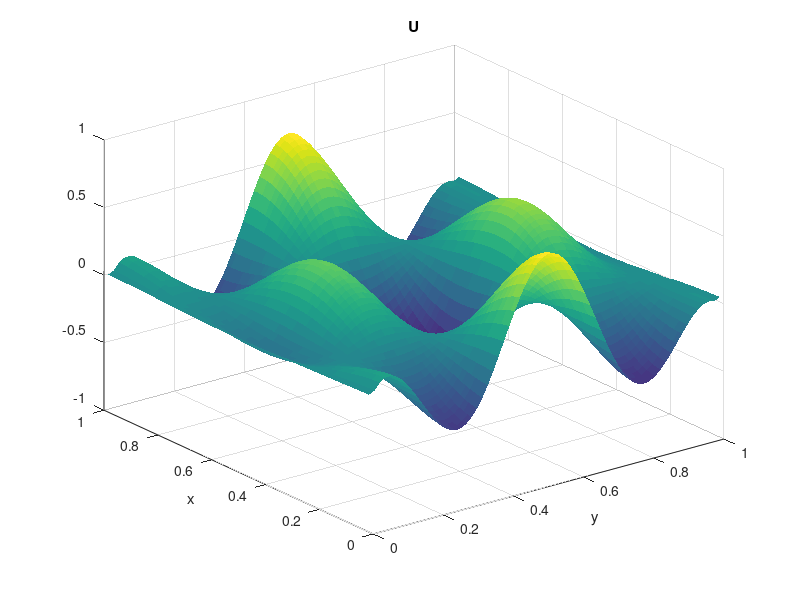
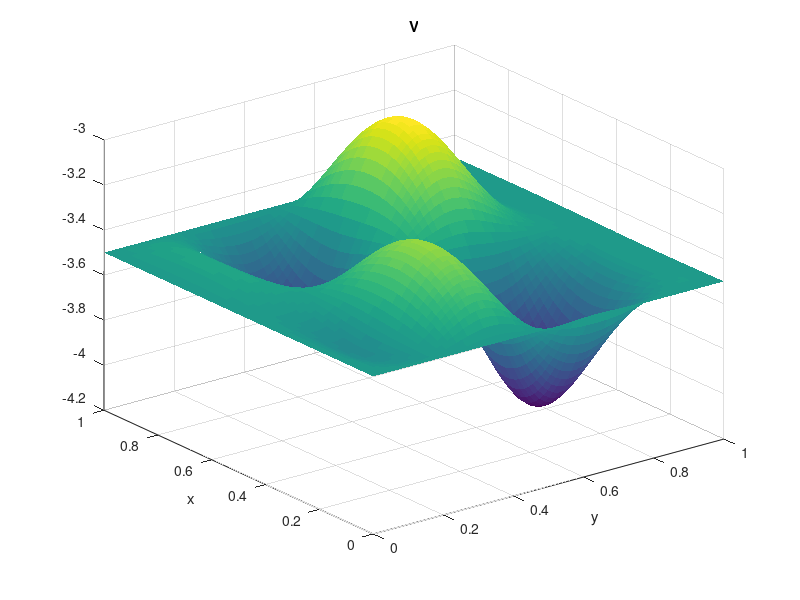
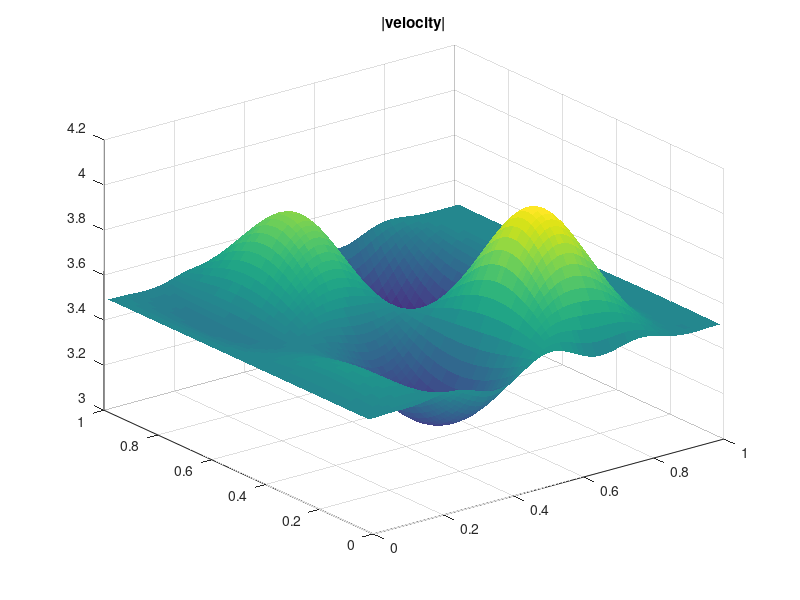

Here is the MATLAB script that generated these plots, in order:
%% staggered_poisson_fixed.m
% Staggered-grid solver, consistent flattening and U-ghost (-3) applied only to U
clear; clc; close all;

%% Parameters
Nx = 64;           % interior points in x (pressure/U grid)
Ny = Nx;           % interior points in y
L = 1;
x = linspace(0, L, Nx+2);   % includes boundary nodes
dx = x(2) - x(1); dx2 = dx^2;
y = x; dy = dx;

% interior coordinates (pressure / primary grid)
xint = x(2:end-1);    % length Nx
yint = y(2:end-1);    % length Ny

% staggered coordinates
x_i_U = xint - dx/2;          % U is staggered in x
y_j_V = yint - dy/2;          % V is staggered in y
y_j_V(end) = [];              % Ny-1 values

% counts
N_U = Nx * Ny;
Ny_minus = Ny - 1;
N_V = Nx * Ny_minus;
N_P = Nx * Ny;    % pressure DOFs

%% Physical BCs
V_bottom = -3.5;
V_top    = -3.5;

f_bc_mat = zeros(Nx, Ny);         % U RHS (cols = y-levels)
g_bc_mat = zeros(Nx, Ny_minus);   % V RHS
h_bc_mat = zeros(Nx, Ny);         % pressure RHS

%% Sigma
compute_sigma = @(xx, yy) 50 * (sin(2*pi*xx).*sin(4*pi*yy) + 1);

sigma_matrix_U = zeros(Nx, Ny);
for i = 1:Nx
    for j = 1:Ny
        sigma_matrix_U(i,j) = compute_sigma(x_i_U(i), yint(j));
    end
end
sigma_U_diag = spdiags(sigma_matrix_U(:), 0, N_U, N_U);

sigma_matrix_V = zeros(Nx, Ny_minus);
for i = 1:Nx
    for j = 1:Ny_minus
        sigma_matrix_V(i,j) = compute_sigma(xint(i), y_j_V(j));
    end
end
sigma_V_diag = spdiags(sigma_matrix_V(:), 0, N_V, N_V);

%% 1-D operators
% x-direction (periodic)
D2_x = spdiags([ones(Nx,1), -2*ones(Nx,1), ones(Nx,1)], [-1 0 1], Nx, Nx);
D2_x(1,end) = 1; 
D2_x(end,1) = 1;
D2_x = D2_x / dx2;

% y-direction for U (includes ghost treatment -> -3 on boundaries)
D2_y_U = spdiags([ones(Ny,1), -2*ones(Ny,1), ones(Ny,1)], [-1 0 1], Ny, Ny);
D2_y_U(1,1) = -3;
D2_y_U(end,end) = -3;
D2_y_U = D2_y_U / dy^2;

% y-direction for V (interior Ny-1 points)
D2_y_V = spdiags([ones(Ny_minus,1), -2*ones(Ny_minus,1), ones(Ny_minus,1)], [-1 0 1], Ny_minus, Ny_minus) / dy^2;

%% Laplacians (consistent ordering: x varies fastest; use kron(speye(Ny), D2_x) + kron(D2_y, speye(Nx)))
Lap_U = kron(speye(Ny), D2_x) + kron(D2_y_U, speye(Nx));    % N_U x N_U
Lap_V = kron(speye(Ny_minus), D2_x) + kron(D2_y_V, speye(Nx)); % N_V x N_V

%% Gradients (canonical ordering with x fastest)
% G_x: forward difference in x with periodic wrap (Nx x Nx)
D_x_forward = spdiags([-ones(Nx,1), ones(Nx,1)], [0 1], Nx, Nx);
D_x_forward(end,1) = 1;
D_x_forward = D_x_forward / dx;

% G_x maps P (N_P) -> U (N_U)
G_x = kron(speye(Ny), D_x_forward);   % N_U x N_P

% G_y: vertical diff from P (Ny) to V (Ny-1) per column
D_y_small = spdiags([-ones(Ny_minus,1), ones(Ny_minus,1)], [0 1], Ny_minus, Ny);
D_y_small = D_y_small / dy;

G_y = kron(D_y_small, speye(Nx));     % N_V x N_P

% Divergence (transpose of gradient with chosen sign)
D_x = -G_x.';  % N_P x N_U
D_y = -G_y.';  % N_P x N_V

%% Automatic BC contributions (consistent with the above sign conv)
% V Dirichlet at top/bottom produces source terms in V-Laplacian (g_bc)
% and in pressure divergence (h_bc). We'll compute them in matrix form then vectorize.

% g_bc: effect of substituting V_boundary into the 1D D2 stencil for the first and last interior row
% recall g_bc_mat shape is Nx x (Ny-1) where columns index interior V rows (j = 1..Ny-1)
g_bc_mat = zeros(Nx, Ny_minus);
% bottom boundary contributes to first interior V row
g_bc_mat(:,1) = V_bottom / dy^2;
% top boundary contributes to last interior V row
g_bc_mat(:,end) = V_top / dy^2;
g_bc = g_bc_mat(:);

% h_bc: the pressure equation contains D_y * V; boundary V enters as -V_boundary/dy in pressure RHS
% with our D_y = -G_y.' convention the sign is:
% For bottom pressure row: contribution = - V_bottom / dy
% For top pressure row: contribution = + V_top / dy  (depends on indexing orientation)
% We'll derive by applying D_y to a V vector that has zero interior and V_boundary nonzero,
% but easier: fill h_bc_mat entries that correspond to the bottom and top pressure rows.
h_bc_mat = zeros(Nx, Ny);
% bottom pressure row (j=1): D_y includes a -1/dy * V_bottom term => contribution = -V_bottom/dy
h_bc_mat(:,1) = - V_bottom / dy;
% top pressure row (j=Ny): D_y includes a +1/dy * V_top term when D_y = -G_y.' so net is +V_top/dy
h_bc_mat(:,end) =  V_top / dy;
h_bc = h_bc_mat(:);

%% Build saddle point matrix
A11 = Lap_U + sigma_U_diag;   A12 = sparse(N_U, N_V);  A13 = G_x;
A21 = sparse(N_V, N_U);       A22 = Lap_V + sigma_V_diag; A23 = G_y;
A31 = D_x;                    A32 = D_y;                A33 = sparse(N_P, N_P);

A = [A11, A12, A13;
     A21, A22, A23;
     A31, A32, A33];

% Stack RHS: interior sources are zero; BC contributions included via g_bc/h_bc
RHS = [ zeros(N_U,1);    % f = 0 interior
        g_bc;            % from Dirichlet V BCs entering V-Laplacian
        h_bc ];          % from Dirichlet V BCs entering divergence eqn

%% Adjoint consistency test (should be ~machine eps)
p = randn(N_P,1); u = randn(N_U,1); v = randn(N_V,1);
lhs = (G_x*p)'*u + (G_y*p)'*v;
rhs = - p'*(D_x*u + D_y*v);
fprintf('Adjoint mismatch (should be tiny): %g\n', abs(lhs-rhs));

%% Solve
fprintf('Assembling A: size %d x %d\n', size(A,1), size(A,2));
sol = A \ RHS;

% split
U = sol(1:N_U);
V = sol(N_U+1:N_U+N_V);
P = sol(N_U+N_V+1:end);

%% Residual and diagnostics
r = A*sol - RHS;
fprintf('Residual norm: %g, max abs residual: %g\n', norm(r), max(abs(r)));
[~, idx_max] = max(abs(r));
if idx_max <= N_U
  fprintf('largest residual in U block, local index %d\n', idx_max);
elseif idx_max <= N_U+N_V
  local = idx_max - N_U;
  fprintf('largest residual in V block, local index %d\n', local);
else
  local = idx_max - N_U - N_V;
  fprintf('largest residual in P block, local index %d\n', local);
end

%% Reshape for plotting (matching flattening: reshape(mat,[Nx,Ny]) for x fastest)
Uplot = reshape(U, [Nx, Ny]);           % Nx x Ny: rows=x, cols=y
Vplot = reshape(V, [Nx, Ny_minus]);     % Nx x (Ny-1)
Pplot = reshape(P, [Nx, Ny]);           % Nx x Ny

% Build full arrays for plotting convenience
UFull = NaN(Nx+2, Ny+2);
UFull(2:Nx+1, 2:Ny+1) = Uplot;
UFull(:,1) = UFull(:,Nx+1);   % periodic left ghost (x-direction)
UFull(:,Nx+2) = UFull(:,2);   % periodic right ghost

VFull = V_bottom * ones(Nx+2, Ny+2);     % initialize with Dirichlet V
VFull(2:Nx+1, 2:Ny) = -Vplot;             % interior V
VFull(:,1) = VFull(:,Nx+1); VFull(:,Nx+2) = VFull(:,2);

% Plot (meshgrid with x rows, y cols)
xplot = linspace(0,L,Nx+2);
yplot = linspace(0,L,Ny+2);
[Xplot, Yplot] = meshgrid(yplot, xplot);

figure; surf(Xplot, Yplot, UFull, 'EdgeColor','none'); title('U'); xlabel('y'); ylabel('x');
figure; surf(Xplot, Yplot, VFull, 'EdgeColor','none'); title('V'); xlabel('y'); ylabel('x');
figure; surf(Xplot, Yplot, sqrt(UFull.^2 + VFull.^2), 'EdgeColor','none'); title('|velocity|');
